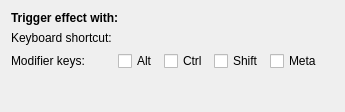
<?xml version="1.0" encoding="UTF-8"?>

<!--
SPDX-FileCopyrightText: 2023 Roman Gilg <subdiff@gmail.com>

SPDX-License-Identifier: GPL-2.0-or-later
-->

<ui version="4.0">
 <class>KWin::TrackMouseEffectConfigForm</class>
 <widget class="QWidget" name="KWin::TrackMouseEffectConfigForm">
  <property name="geometry">
   <rect>
    <x>0</x>
    <y>0</y>
    <width>345</width>
    <height>112</height>
   </rect>
  </property>
  <layout class="QFormLayout" name="formLayout">
   <property name="fieldGrowthPolicy">
    <enum>QFormLayout::FieldsStayAtSizeHint</enum>
   </property>
   <item row="0" column="0" colspan="2">
    <widget class="QLabel" name="label">
     <property name="font">
      <font>
       <weight>75</weight>
       <bold>true</bold>
      </font>
     </property>
     <property name="text">
      <string>Trigger effect with:</string>
     </property>
    </widget>
   </item>
   <item row="1" column="0">
    <widget class="QLabel" name="label_KeyboardShortcut">
     <property name="text">
      <string>Keyboard shortcut:</string>
     </property>
    </widget>
   </item>
   <item row="1" column="1">
    <widget class="KKeySequenceWidget" name="shortcut" native="true"/>
   </item>
   <item row="2" column="0">
    <widget class="QLabel" name="label_ModifierKeys">
     <property name="text">
      <string>Modifier keys:</string>
     </property>
    </widget>
   </item>
   <item row="2" column="1">
    <widget class="QWidget" name="widget" native="true">
     <layout class="QHBoxLayout" name="horizontalLayout">
      <property name="leftMargin">
       <number>0</number>
      </property>
      <property name="topMargin">
       <number>0</number>
      </property>
      <property name="rightMargin">
       <number>0</number>
      </property>
      <property name="bottomMargin">
       <number>0</number>
      </property>
      <item>
       <widget class="QCheckBox" name="kcfg_Alt">
        <property name="text">
         <string>Alt</string>
        </property>
       </widget>
      </item>
      <item>
       <widget class="QCheckBox" name="kcfg_Control">
        <property name="text">
         <string>Ctrl</string>
        </property>
       </widget>
      </item>
      <item>
       <widget class="QCheckBox" name="kcfg_Shift">
        <property name="text">
         <string>Shift</string>
        </property>
       </widget>
      </item>
      <item>
       <widget class="QCheckBox" name="kcfg_Meta">
        <property name="text">
         <string>Meta</string>
        </property>
       </widget>
      </item>
     </layout>
    </widget>
   </item>
  </layout>
 </widget>
 <customwidgets>
  <customwidget>
   <class>KKeySequenceWidget</class>
   <extends>QWidget</extends>
   <header>kkeysequencewidget.h</header>
  </customwidget>
 </customwidgets>
 <resources/>
 <connections/>
</ui>
